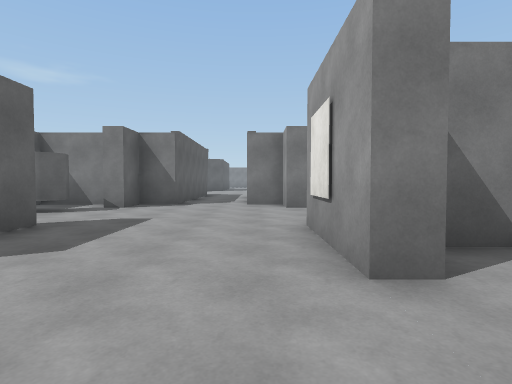
[1] (above)

16 first-person views from a walk through a 3-D level made in the Unity game engine. The camera is 1.3 m above the floor, tilts 2° down and sees 80° across. The floor is counted in squares, 2 m on a side. Each view is taken from the middle of a square. On the plan, view 1 faces up. The plan holds only what a view shows up to about 10 squares ahead; the rest is blank. The place goes on beyond the plan. The player character is not drawn. Surface patterns are stand-ins for the level's own textures.

[2]
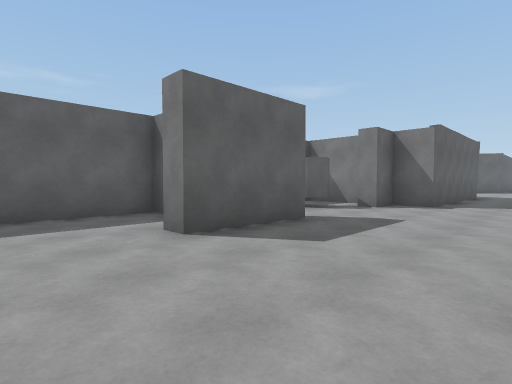

[3]
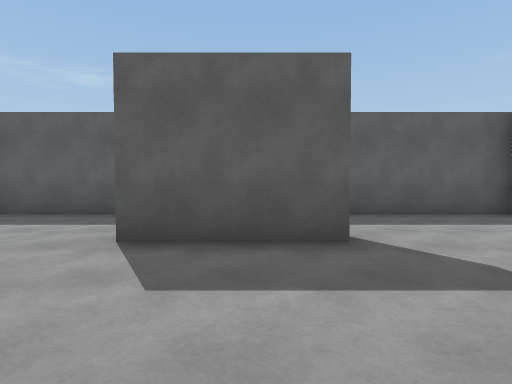

[4]
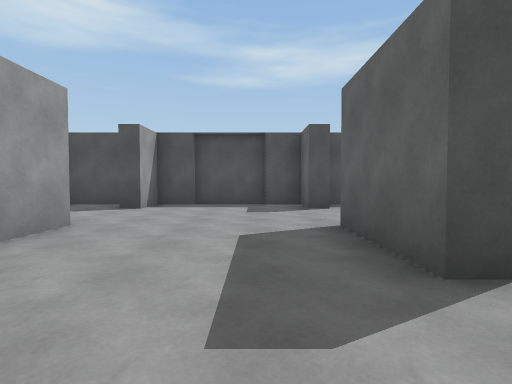

[5]
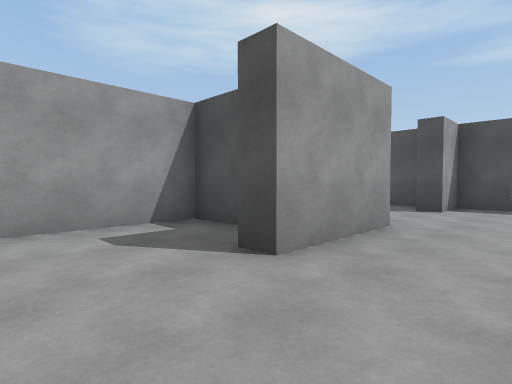

[6]
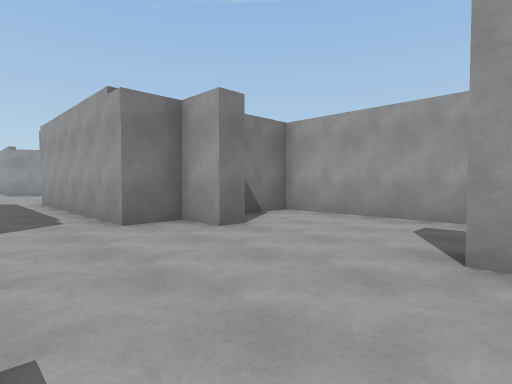

[7]
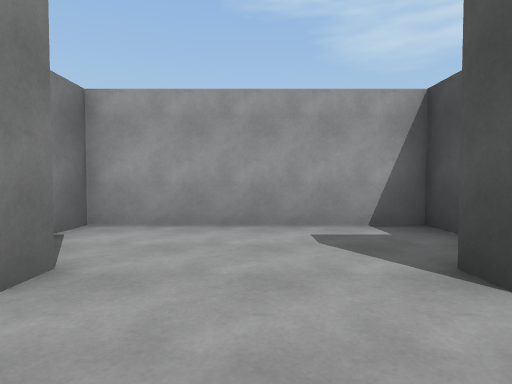

[8]
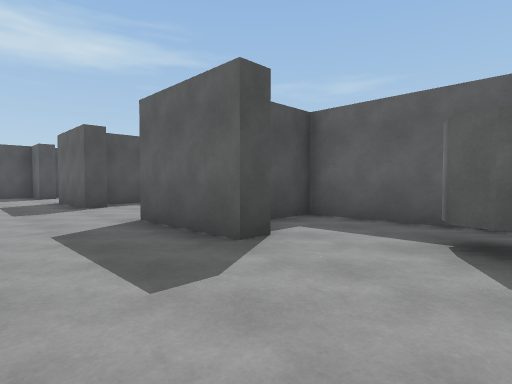

[9]
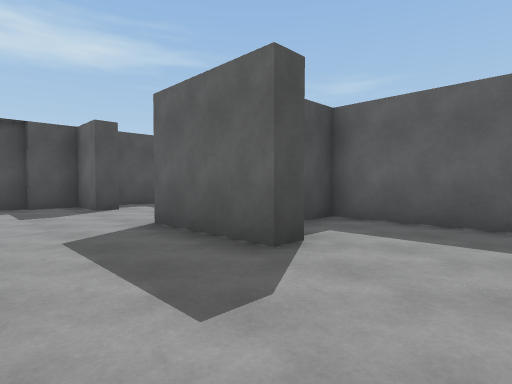

[10]
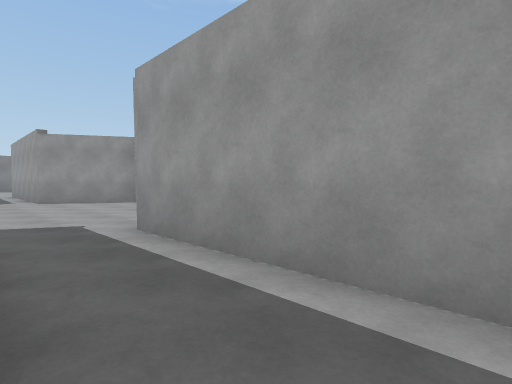

[11]
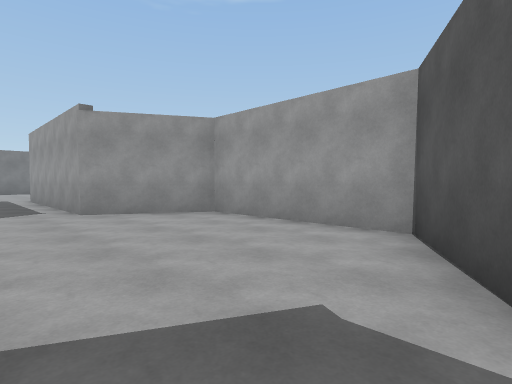

[12]
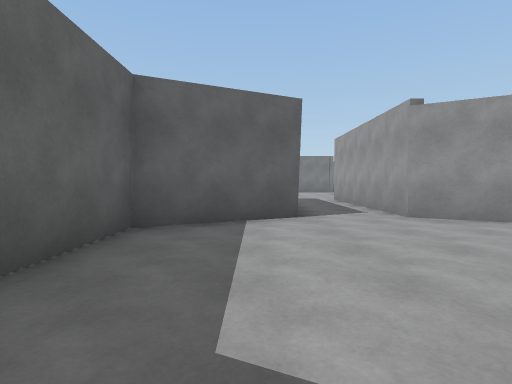

[13]
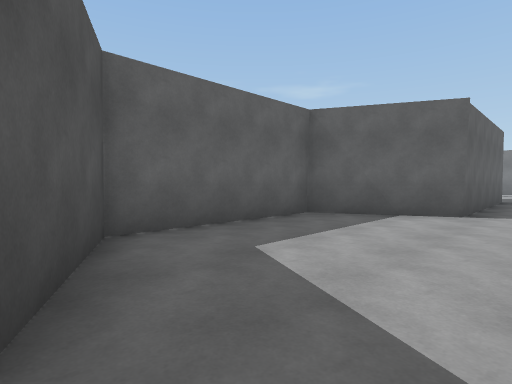

[14]
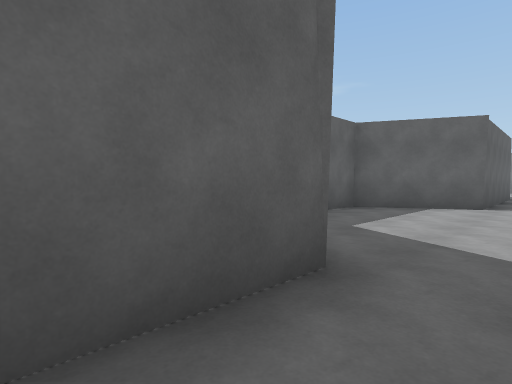

[15]
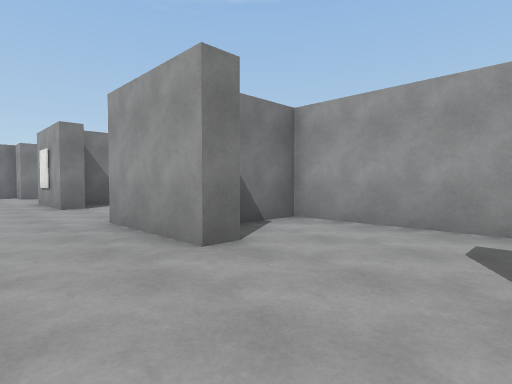

[16]
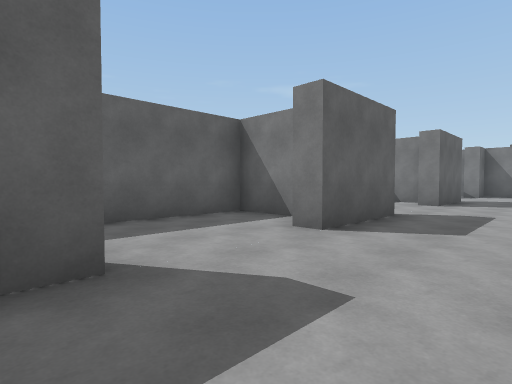

### Floor plan
Ten units are one square. View 1 is at (0, 0); x grows to the right and y downward. Boxes are objects, and circles mark ways between rooms. Rooms are numbered by the first view taken in them; rooms with no view inside come last. Other rooms are left out.
<svg viewBox="-65 -215 105 297">
<path fill="none" stroke="#000" d="M-39 10 -33 10 -33 35 -38 35M14 -20 8 -20 8 -45 12 -45M24 20 35 20 35 -6M12 35 8 35 8 10 12 10M-40 -30 -60 -30 -60 20 -40 20M-45 25 -60 25 -60 71M26 -30 15 -30M28 -35 35 -35 35 -85 21 -85M-38 -45 -33 -45 -33 -20 -38 -20M-38 63 -33 63 -33 75 -22 75M35 56 35 25 21 25M-4 75 8 75 8 63 12 63M-60 -59 -60 -35 -48 -35M-43 -70 -41 -66 -43 -63 -47 -61M12 -75 8 -75 8 -85 -2 -85M-24 77 -2 77M16 75 32 75M-22 -85 -33 -85 -33 -75 -38 -75M-54 75 -40 75M-41 -85 -56 -85M0 -141 20 -152 20 -193 -2 -205M-22 -205 -47 -193 -47 -152 -22 -140 -22 -85M-2 -85 -2 -140"/>
<circle cx="-15" cy="-80" r="3" fill="#2a7"/>
<text x="-10" y="0">1</text>
<text x="-10" y="-160">2</text>
</svg>
Room 1 opens to room 2.

Where each view was taken, in squares from view 1:
view 1: 0 up, 0 right, facing up
view 2: 0 up, 0 right, facing up-left
view 3: 2 down, 0 right, facing left
view 4: 1 up, 2 left, facing down
view 5: 1 up, 1 left, facing down-right
view 6: 4 up, 2 left, facing up-right
view 7: 6 up, 1 left, facing right
view 8: 7 up, 1 left, facing down-left
view 9: 1 up, 1 left, facing down-left
view 10: 10 up, 2 left, facing up-right
view 11: 14 up, 2 left, facing up-right
view 12: 15 up, 3 left, facing up
view 13: 14 up, 1 left, facing up-left
view 14: 12 up, 1 left, facing up-left
view 15: 6 down, 1 left, facing up-right
view 16: 7 down, 1 left, facing up-left
